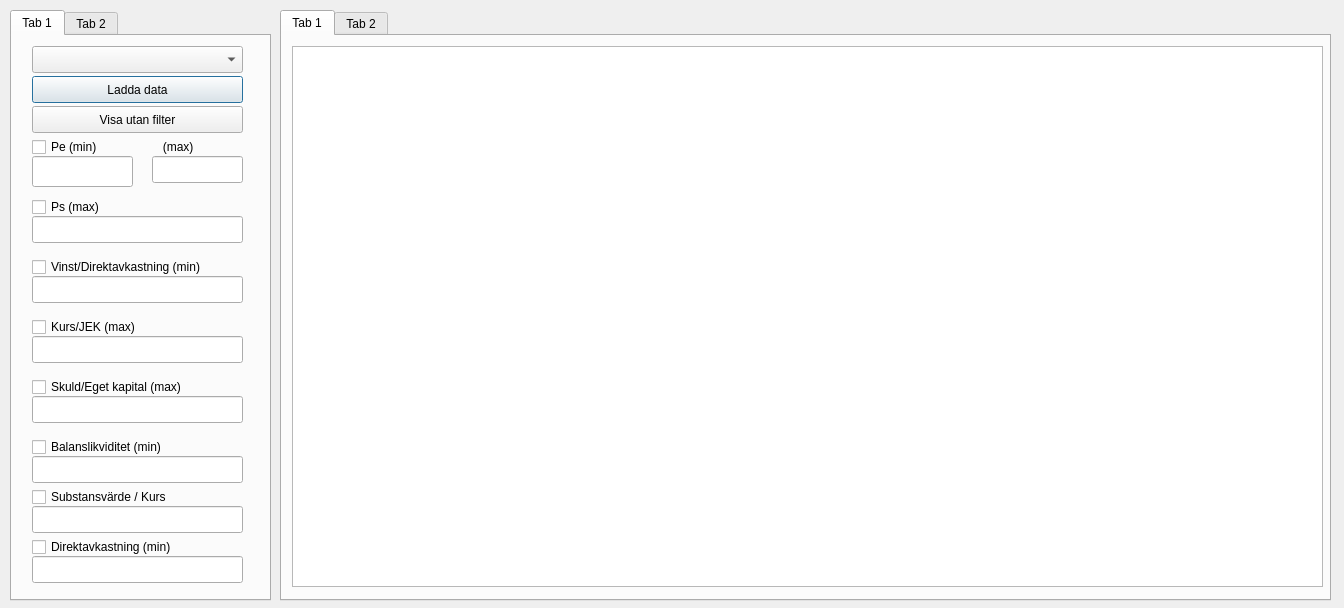
<?xml version="1.0" encoding="UTF-8"?>
<ui version="4.0">
 <class>keyIndicators_3</class>
 <widget class="QDialog" name="keyIndicators_3">
  <property name="geometry">
   <rect>
    <x>0</x>
    <y>0</y>
    <width>1344</width>
    <height>608</height>
   </rect>
  </property>
  <property name="windowTitle">
   <string>Dialog</string>
  </property>
  <widget class="QTabWidget" name="tabWidget">
   <property name="geometry">
    <rect>
     <x>10</x>
     <y>10</y>
     <width>261</width>
     <height>591</height>
    </rect>
   </property>
   <widget class="QWidget" name="tab">
    <attribute name="title">
     <string>Tab 1</string>
    </attribute>
    <widget class="QLineEdit" name="peMinLineEditKey3">
     <property name="geometry">
      <rect>
       <x>20</x>
       <y>120</y>
       <width>101</width>
       <height>31</height>
      </rect>
     </property>
    </widget>
    <widget class="QCheckBox" name="PeCheckBoxKey3">
     <property name="geometry">
      <rect>
       <x>20</x>
       <y>100</y>
       <width>211</width>
       <height>22</height>
      </rect>
     </property>
     <property name="text">
      <string>Pe (min)                    (max)</string>
     </property>
    </widget>
    <widget class="QLineEdit" name="peMaxLineEditKey3">
     <property name="geometry">
      <rect>
       <x>140</x>
       <y>120</y>
       <width>91</width>
       <height>27</height>
      </rect>
     </property>
    </widget>
    <widget class="QCheckBox" name="PsCheckBoxKey3">
     <property name="geometry">
      <rect>
       <x>20</x>
       <y>160</y>
       <width>97</width>
       <height>22</height>
      </rect>
     </property>
     <property name="text">
      <string>Ps (max)</string>
     </property>
    </widget>
    <widget class="QLineEdit" name="psLineEditKey3">
     <property name="geometry">
      <rect>
       <x>20</x>
       <y>180</y>
       <width>211</width>
       <height>27</height>
      </rect>
     </property>
    </widget>
    <widget class="QCheckBox" name="earningsToDividendRatioCheckBoxKey3">
     <property name="geometry">
      <rect>
       <x>20</x>
       <y>220</y>
       <width>231</width>
       <height>22</height>
      </rect>
     </property>
     <property name="text">
      <string>Vinst/Direktavkastning (min)</string>
     </property>
    </widget>
    <widget class="QLineEdit" name="earningsToDividendRatioLineEditKey3">
     <property name="geometry">
      <rect>
       <x>20</x>
       <y>240</y>
       <width>211</width>
       <height>27</height>
      </rect>
     </property>
    </widget>
    <widget class="QCheckBox" name="priceToNetEquityRatioCheckBoxKey3">
     <property name="geometry">
      <rect>
       <x>20</x>
       <y>280</y>
       <width>151</width>
       <height>22</height>
      </rect>
     </property>
     <property name="text">
      <string>Kurs/JEK (max)</string>
     </property>
    </widget>
    <widget class="QLineEdit" name="priceToNetEquityRatioLineEditKey3">
     <property name="geometry">
      <rect>
       <x>20</x>
       <y>300</y>
       <width>211</width>
       <height>27</height>
      </rect>
     </property>
    </widget>
    <widget class="QCheckBox" name="totalDebtToEquityRatioCheckBoxKey3">
     <property name="geometry">
      <rect>
       <x>20</x>
       <y>340</y>
       <width>201</width>
       <height>22</height>
      </rect>
     </property>
     <property name="text">
      <string>Skuld/Eget kapital (max)</string>
     </property>
    </widget>
    <widget class="QLineEdit" name="totalDebtToEquityRatioLineEditKey3">
     <property name="geometry">
      <rect>
       <x>20</x>
       <y>360</y>
       <width>211</width>
       <height>27</height>
      </rect>
     </property>
    </widget>
    <widget class="QCheckBox" name="currentRatioCheckBoxKey3">
     <property name="geometry">
      <rect>
       <x>20</x>
       <y>400</y>
       <width>201</width>
       <height>22</height>
      </rect>
     </property>
     <property name="text">
      <string>Balanslikviditet (min)</string>
     </property>
    </widget>
    <widget class="QLineEdit" name="currentRatioLineEditKey3">
     <property name="geometry">
      <rect>
       <x>20</x>
       <y>420</y>
       <width>211</width>
       <height>27</height>
      </rect>
     </property>
    </widget>
    <widget class="QCheckBox" name="netAssetValueToPriceRatioCheckBoxKey3">
     <property name="geometry">
      <rect>
       <x>20</x>
       <y>450</y>
       <width>181</width>
       <height>22</height>
      </rect>
     </property>
     <property name="text">
      <string>Substansvärde / Kurs</string>
     </property>
    </widget>
    <widget class="QLineEdit" name="netAssetValueToPriceRatioLineEditKey3">
     <property name="geometry">
      <rect>
       <x>20</x>
       <y>470</y>
       <width>211</width>
       <height>27</height>
      </rect>
     </property>
    </widget>
    <widget class="QComboBox" name="stockListscomboBoxKey3">
     <property name="geometry">
      <rect>
       <x>20</x>
       <y>10</y>
       <width>211</width>
       <height>27</height>
      </rect>
     </property>
    </widget>
    <widget class="QPushButton" name="loadDataPushButtonKey3">
     <property name="geometry">
      <rect>
       <x>20</x>
       <y>40</y>
       <width>211</width>
       <height>27</height>
      </rect>
     </property>
     <property name="text">
      <string>Ladda data</string>
     </property>
    </widget>
    <widget class="QPushButton" name="turnOffFilterpushButtonKey3">
     <property name="geometry">
      <rect>
       <x>20</x>
       <y>70</y>
       <width>211</width>
       <height>27</height>
      </rect>
     </property>
     <property name="text">
      <string>Visa utan filter</string>
     </property>
    </widget>
    <widget class="QCheckBox" name="yieldCheckBoxKey3">
     <property name="geometry">
      <rect>
       <x>20</x>
       <y>500</y>
       <width>201</width>
       <height>22</height>
      </rect>
     </property>
     <property name="text">
      <string>Direktavkastning (min)</string>
     </property>
    </widget>
    <widget class="QLineEdit" name="YieldLineEditKey3">
     <property name="geometry">
      <rect>
       <x>20</x>
       <y>520</y>
       <width>211</width>
       <height>27</height>
      </rect>
     </property>
    </widget>
   </widget>
   <widget class="QWidget" name="tab_2">
    <attribute name="title">
     <string>Tab 2</string>
    </attribute>
   </widget>
  </widget>
  <widget class="QTabWidget" name="tabWidget_2">
   <property name="geometry">
    <rect>
     <x>280</x>
     <y>10</y>
     <width>1051</width>
     <height>591</height>
    </rect>
   </property>
   <widget class="QWidget" name="tab_3">
    <attribute name="title">
     <string>Tab 1</string>
    </attribute>
    <widget class="QTableView" name="tableViewKey3">
     <property name="geometry">
      <rect>
       <x>10</x>
       <y>10</y>
       <width>1031</width>
       <height>541</height>
      </rect>
     </property>
     <property name="font">
      <font>
       <pointsize>8</pointsize>
      </font>
     </property>
    </widget>
   </widget>
   <widget class="QWidget" name="tab_4">
    <attribute name="title">
     <string>Tab 2</string>
    </attribute>
   </widget>
  </widget>
 </widget>
 <resources/>
 <connections/>
</ui>
